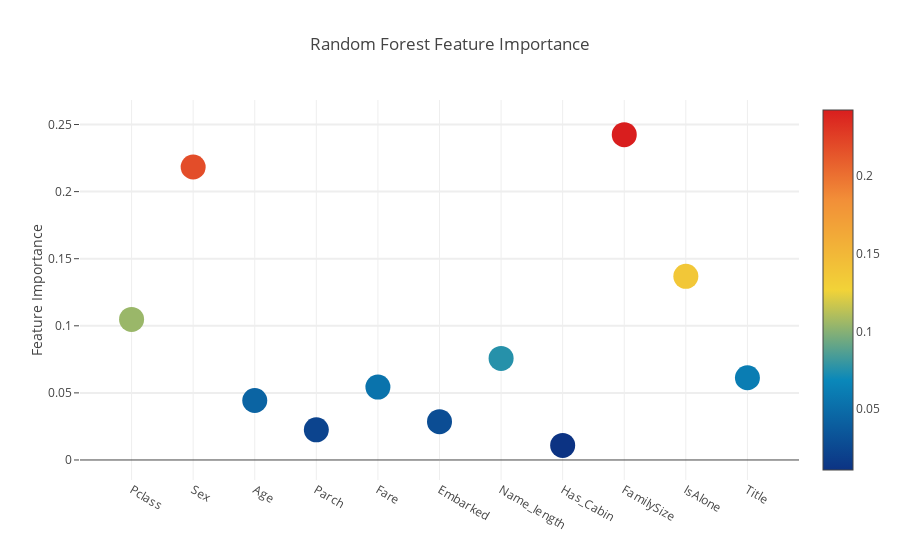

Notebook code for this chart:
### Code cell
# Scatter plot 
trace = go.Scatter(
    y = feature_dataframe['Random Forest feature importances'].values,
    x = feature_dataframe['features'].values,
    mode='markers',
    marker=dict(
        sizemode = 'diameter',
        sizeref = 1,
        size = 25,
#       size= feature_dataframe['AdaBoost feature importances'].values,
        #color = np.random.randn(500), #set color equal to a variable
        color = feature_dataframe['Random Forest feature importances'].values,
        colorscale='Portland',
        showscale=True
    ),
    text = feature_dataframe['features'].values
)
data = [trace]

layout= go.Layout(
    autosize= True,
    title= 'Random Forest Feature Importance',
    hovermode= 'closest',
#     xaxis= dict(
#         title= 'Pop',
#         ticklen= 5,
#         zeroline= False,
#         gridwidth= 2,
#     ),
    yaxis=dict(
        title= 'Feature Importance',
        ticklen= 5,
        gridwidth= 2
    ),
    showlegend= False
)
fig = go.Figure(data=data, layout=layout)
py.iplot(fig,filename='scatter2010')

### Figure 1 — Plotly figure (JSON) as saved in the notebook; plotly's stock layout.template omitted (floating-point values rounded to 4 significant figures)
{"data": [{"marker": {"color": [0.1047, 0.2184, 0.04433, 0.02249, 0.05433, 0.02854, 0.0757, 0.01088, 0.2425, 0.1369, 0.06128], "colorscale": "Portland", "showscale": true, "size": 25, "sizemode": "diameter", "sizeref": 1}, "mode": "markers", "text": ["Pclass", "Sex", "Age", "Parch", "Fare", "Embarked", "Name_length", "Has_Cabin", "FamilySize", "IsAlone", "Title"], "type": "scatter", "uid": "f604fd8c-6395-11e9-97f5-2c6fc90dae1e", "x": ["Pclass", "Sex", "Age", "Parch", "Fare", "Embarked", "Name_length", "Has_Cabin", "FamilySize", "IsAlone", "Title"], "y": [0.1047, 0.2184, 0.04433, 0.02249, 0.05433, 0.02854, 0.0757, 0.01088, 0.2425, 0.1369, 0.06128]}], "layout": {"autosize": true, "hovermode": "closest", "showlegend": false, "title": "Random Forest Feature Importance", "yaxis": {"gridwidth": 2, "ticklen": 5, "title": "Feature Importance"}}}
